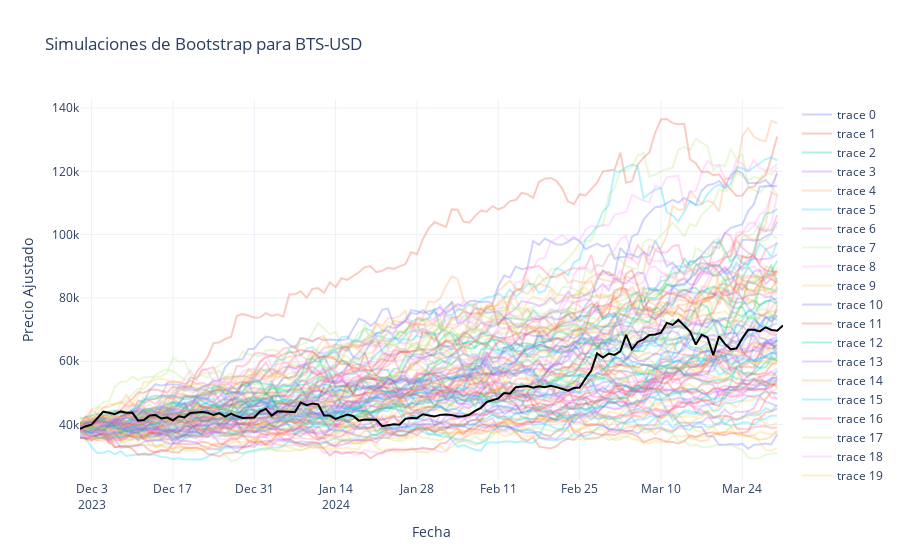

Notebook code for this chart:
### Code cell
import yfinance as yf
import numpy as np
import pandas as pd
import plotly.graph_objs as go

# Descargar los datos de QQQ
data = yf.download("BTC-USD", start="2023-12-01", end="2024-04-01",interval='1d')

# Obtener los rendimientos diarios
returns = data['Adj Close'].pct_change().dropna()

# Configurar las simulaciones
n_simulations = 100
n_days = len(returns)

# Realizar las simulaciones de bootstrap
bootstrap_samples = np.random.choice(returns, (n_simulations, n_days), replace=True)
bootstrap_cumulated = np.cumprod(1 + bootstrap_samples, axis=1)

# Calcular el precio simulado para cada muestra de bootstrap
simulated_prices = bootstrap_cumulated * data['Adj Close'].iloc[0]

# Crear un DataFrame para las simulaciones
simulated_df = pd.DataFrame(simulated_prices.T)

# Graficar las simulaciones
fig = go.Figure()

# Agregar líneas para cada simulación
for i in range(n_simulations):
    fig.add_trace(go.Scatter(x=data.index, y=simulated_df[i], mode='lines', line=dict(width=2), opacity=0.3))

# Agregar línea del precio real
fig.add_trace(go.Scatter(x=data.index, y=data['Adj Close'], mode='lines', name='Real', line=dict(color='black', width=2)))

# Configurar el gráfico
fig.update_layout(title='Simulaciones de Bootstrap para BTS-USD',
                  xaxis_title='Fecha',
                  yaxis_title='Precio Ajustado',
                  template='plotly_white')

# Mostrar el gráfico
fig.show()
